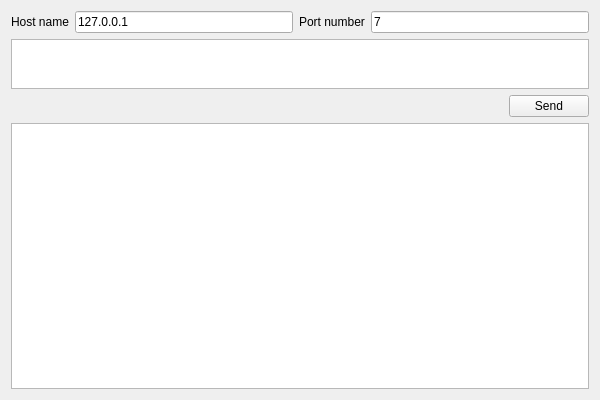
<?xml version="1.0" encoding="UTF-8"?>
<ui version="4.0">
 <class>EchoClass</class>
 <widget class="QMainWindow" name="EchoClass">
  <property name="geometry">
   <rect>
    <x>0</x>
    <y>0</y>
    <width>600</width>
    <height>400</height>
   </rect>
  </property>
  <property name="windowTitle">
   <string>Echo</string>
  </property>
  <widget class="QWidget" name="centralWidget">
   <layout class="QVBoxLayout" name="verticalLayout_2">
    <item>
     <layout class="QHBoxLayout" name="horizontalLayout_2">
      <item>
       <widget class="QLabel" name="label_2">
        <property name="text">
         <string>Host name</string>
        </property>
       </widget>
      </item>
      <item>
       <widget class="QLineEdit" name="lineEdit_hostName">
        <property name="text">
         <string>127.0.0.1</string>
        </property>
       </widget>
      </item>
      <item>
       <widget class="QLabel" name="label">
        <property name="text">
         <string>Port number</string>
        </property>
       </widget>
      </item>
      <item>
       <widget class="QLineEdit" name="lineEdit_portNumber">
        <property name="text">
         <string>7</string>
        </property>
       </widget>
      </item>
     </layout>
    </item>
    <item>
     <widget class="QTextEdit" name="textEdit_message">
      <property name="maximumSize">
       <size>
        <width>16777215</width>
        <height>50</height>
       </size>
      </property>
     </widget>
    </item>
    <item>
     <layout class="QHBoxLayout" name="horizontalLayout_3">
      <item>
       <spacer name="horizontalSpacer">
        <property name="orientation">
         <enum>Qt::Horizontal</enum>
        </property>
        <property name="sizeHint" stdset="0">
         <size>
          <width>40</width>
          <height>20</height>
         </size>
        </property>
       </spacer>
      </item>
      <item>
       <widget class="QPushButton" name="pushButton_send">
        <property name="text">
         <string>Send</string>
        </property>
       </widget>
      </item>
     </layout>
    </item>
    <item>
     <widget class="QPlainTextEdit" name="plainTextEdit_output">
      <property name="readOnly">
       <bool>true</bool>
      </property>
     </widget>
    </item>
   </layout>
  </widget>
 </widget>
 <layoutdefault spacing="6" margin="11"/>
 <resources>
  <include location="Echo.qrc"/>
 </resources>
 <connections/>
</ui>
